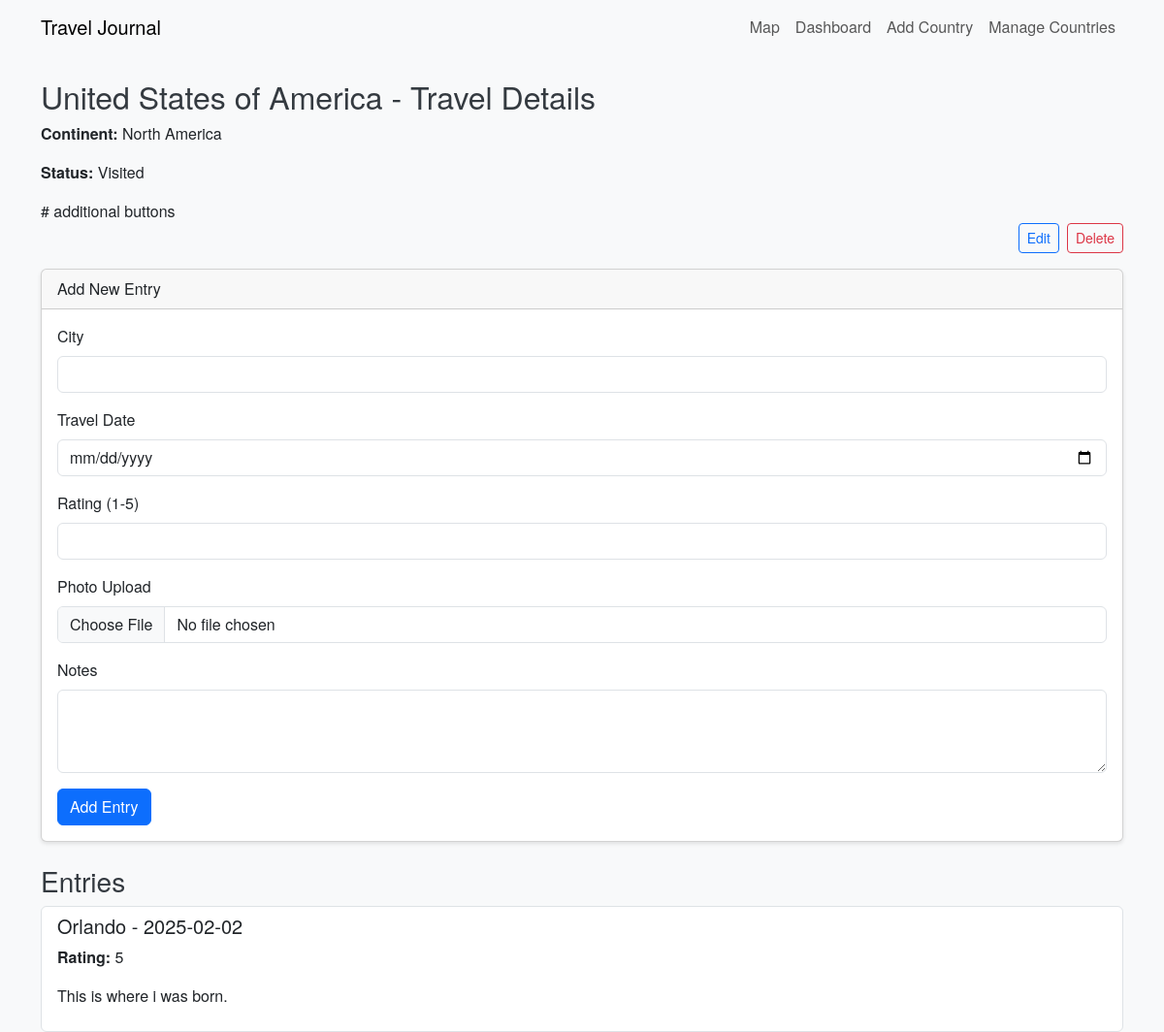
Page /country/2 on the committed database.
### travel/models.py (models this page shows, shortened)
class Country(db.Model):
    id = db.Column(db.Integer, primary_key=True)
    name = db.Column(db.String(100), nullable=False, unique=True)
    continent = db.Column(db.String(50), nullable=False)
    travel_status = db.Column(db.String(20), nullable=False, default="Wishlist")  # Options: Visited, Planned, Wishlist
    entries = db.relationship("Entry", backref="country", lazy=True)

class Entry(db.Model):
    id = db.Column(db.Integer, primary_key=True)
    country_id = db.Column(db.Integer, db.ForeignKey("country.id"), nullable=False)
    city = db.Column(db.String(100), nullable=False)
    notes = db.Column(db.Text, nullable=True)
    rating = db.Column(db.Integer, nullable=True)  # 1 to 5
    travel_date = db.Column(db.Date, nullable=True)
    photo_filename = db.Column(db.String(200), nullable=True)
    created_at = db.Column(db.DateTime, default=datetime.utcnow)

### travel/routes.py (the view, shortened to what this page needs)
@travel_bp.route("/country/<int:country_id>", methods=["GET", "POST"])
def country_detail(country_id):
    country = Country.query.get_or_404(country_id)
    entries = Entry.query.filter_by(country_id=country.id).all()
    return render_template("country.html", country=country, entries=entries)

### templates/country.html (shortened to what this page needs)
{% extends "layout.html" %}
{% block content %}
<h2>{{ country.name }} - Travel Details</h2>
<p><strong>Continent:</strong> {{ country.continent }}</p>
<p><strong>Status:</strong> {{ country.travel_status }}</p>
# additional buttons
<div class="d-flex justify-content-end mb-3">
  <a href="{{ url_for('travel.edit_country', country_id=country.id) }}" class="btn btn-sm btn-outline-primary me-2">Edit</a>
  <form method="POST" action="{{ url_for('travel.delete_country', country_id=country.id) }}" onsubmit="return confirm('Are you sure you want to delete this country?');">
    <button type="submit" class="btn btn-sm btn-outline-danger">Delete</button>
  </form>
</div>
<div class="card mb-4">
  <div class="card-header">Add New Entry</div>
  <div class="card-body">
    <form method="POST" enctype="multipart/form-data">
      <div class="mb-3">
        <label for="city" class="form-label">City</label>
        <input type="text" class="form-control" id="city" name="city" required>
      </div>
      <div class="mb-3">
        <label for="travel_date" class="form-label">Travel Date</label>
        <input type="date" class="form-control" id="travel_date" name="travel_date">
      </div>
      <div class="mb-3">
        <label for="rating" class="form-label">Rating (1-5)</label>
        <input type="number" class="form-control" id="rating" name="rating" min="1" max="5">
      </div>
      <div class="mb-3">
        <label for="photo" class="form-label">Photo Upload</label>
        <input type="file" class="form-control" id="photo" name="photo">
      </div>
      <div class="mb-3">
        <label for="notes" class="form-label">Notes</label>
        <textarea class="form-control" id="notes" name="notes" rows="3"></textarea>
      </div>
      <button type="submit" class="btn btn-primary">Add Entry</button>
    </form>
  </div>
</div>
<h3>Entries</h3>
{% if entries %}
  <div class="list-group">
    {% for entry in entries %}
      <div class="list-group-item">
        <h5>{{ entry.city }} - {{ entry.travel_date.strftime("%Y-%m-%d") if entry.travel_date else "N/A" }}</h5>
        <p><strong>Rating:</strong> {{ entry.rating if entry.rating else "N/A" }}</p>
        <p>{{ entry.notes }}</p>
      </div>
    {% endfor %}
  </div>
{% else %}
  <p>No entries yet. Add one above!</p>
{% endif %}
{% endblock %}

### static/css/style.css (style rules this page uses)
body { font-family: 'Helvetica Neue', Helvetica, Arial, sans-serif; background-color: #f8f9fa; }
h2, h3 { color: #343a40; }
.card { box-shadow: 0 2px 4px rgba(0,0,0,0.1); }

### rows in the picture
Country: name "United States of America", continent "North America", travel_status "Visited"
Entry: city "Orlando", travel_date "2025-02-02", rating "5", notes "This is where i was born."
